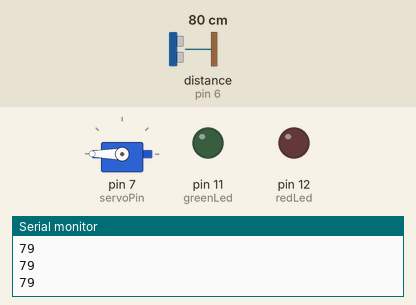
Bench run of a sketch on a simulated Arduino Uno, built with avr-gcc and run on an emulated ATmega328P. Parts: servo, output pins drawn as LEDs (lit = HIGH), the last lines printed to the serial monitor. Wiring (inferred from the names in the program): ultrasonic range finder: trigger pin 5; echo pin 6. The test bench sets the inputs (shaded band); at power-on: distance to the obstacle (sensor on pin 6) 80 cm. The echo pulse lasts 58.3 µs per cm; pins used as bus, display or sensor lines are not drawn.

Above: at 1.3 s.
1.4 s: distance to the obstacle (sensor on pin 6) set to 22 cm
3.0 s: distance to the obstacle (sensor on pin 6) set to 19 cm
At 4.2 s:
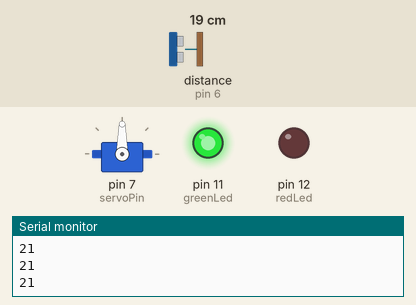
At 7.4 s:
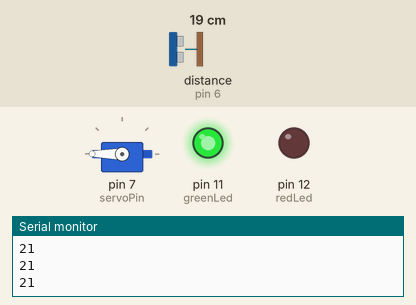
Timing chart, 0 to 14.1 s (numbered marks = the images above; inputs shaded):
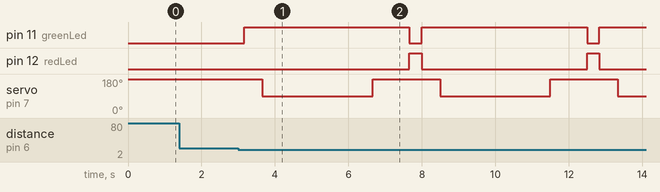

The sketch:

Automatic_barrier_with_ultrasonic_Sensor.ino
```cpp
#include <Servo.h>   //servo library
Servo servo;
int trigPin = 5;
int echoPin = 6;
int servoPin = 7;
int redLed= 12;
int greenLed= 11;
long duration, dist, average;
long aver[3];   //array for averaxge
void setup() {
    Serial.begin(9600);
    servo.attach(servoPin);
    pinMode(trigPin, OUTPUT);
    pinMode(echoPin, INPUT);
    pinMode(redLed, OUTPUT);
    pinMode(greenLed, OUTPUT);
    servo.write(180);         //close cap on power on
    delay(100);
    servo.detach();
}
void measure() {
  delay(100);
 digitalWrite(10,HIGH);
digitalWrite(trigPin, LOW);
delayMicroseconds(5);
digitalWrite(trigPin, HIGH);
delayMicroseconds(15);
digitalWrite(trigPin, LOW);
pinMode(echoPin, INPUT);
duration = pulseIn(echoPin, HIGH);
dist = (duration/2) / 29.1;    //obtain distance
}
void loop() {
  for (int i=0;i<=2;i++) {   //average distance
    measure();
   aver[i]=dist;
    delay(10);              //delay between measurements
  }
 dist=(aver[0]+aver[1]+aver[2])/3;
if ( dist<20 ) {
//Change distance as per your need
digitalWrite(redLed, LOW);
digitalWrite(greenLed, HIGH);
delay(500);
 servo.attach(servoPin);
  delay(1);
 servo.write(90);
 delay(3000);
 servo.write(180);
 delay(1000);
 servo.detach();
 digitalWrite(redLed, HIGH);
digitalWrite(greenLed, LOW);
}
Serial.println(dist);
}
```

Measured:
- the behaviour switches between 21 and 20 cm on distance to the obstacle (sensor on pin 6) (found by bisection; images 0 and 1)
- after the input at 3.0 s, pin 11 (greenLed): alternates HIGH for 4.5 s and LOW for 0.34 s, starting after 0.16 s; pin 12 (redLed): alternates HIGH for 0.34 s and LOW for 4.5 s, starting after 4.7 s; servo on pin 7 (servoPin): alternates 180° for 1.8 s and 90° for 3.0 s, starting after 0.66 s
